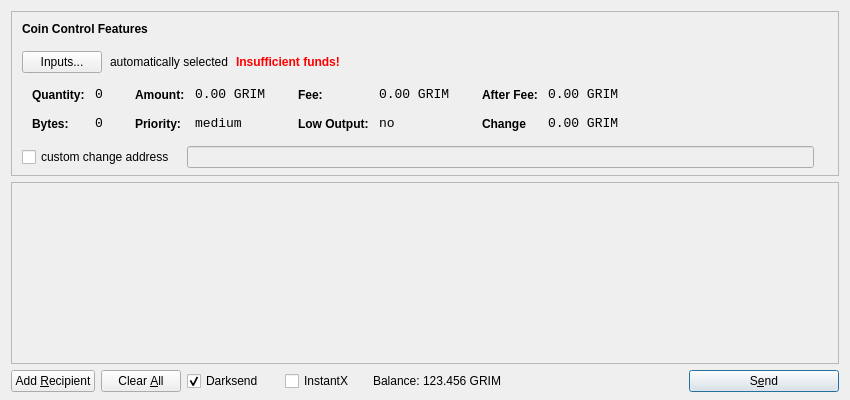
<?xml version="1.0" encoding="UTF-8"?>
<ui version="4.0">
 <class>SendCoinsDialog</class>
 <widget class="QDialog" name="SendCoinsDialog">
  <property name="geometry">
   <rect>
    <x>0</x>
    <y>0</y>
    <width>850</width>
    <height>400</height>
   </rect>
  </property>
  <property name="windowTitle">
   <string>Send Coins</string>
  </property>
  <layout class="QVBoxLayout" name="verticalLayout" stretch="0,1,0">
   <property name="bottomMargin">
    <number>8</number>
   </property>
   <item>
    <widget class="QFrame" name="frameCoinControl">
     <property name="sizePolicy">
      <sizepolicy hsizetype="Expanding" vsizetype="Expanding">
       <horstretch>0</horstretch>
       <verstretch>0</verstretch>
      </sizepolicy>
     </property>
     <property name="maximumSize">
      <size>
       <width>16777215</width>
       <height>16777215</height>
      </size>
     </property>
     <property name="frameShape">
      <enum>QFrame::StyledPanel</enum>
     </property>
     <property name="frameShadow">
      <enum>QFrame::Sunken</enum>
     </property>
     <layout class="QVBoxLayout" name="verticalLayoutCoinControl2">
      <property name="spacing">
       <number>-1</number>
      </property>
      <property name="leftMargin">
       <number>0</number>
      </property>
      <property name="topMargin">
       <number>0</number>
      </property>
      <property name="rightMargin">
       <number>0</number>
      </property>
      <property name="bottomMargin">
       <number>6</number>
      </property>
      <item>
       <layout class="QVBoxLayout" name="verticalLayoutCoinControl" stretch="0,0,0,0,1">
        <property name="spacing">
         <number>0</number>
        </property>
        <property name="leftMargin">
         <number>10</number>
        </property>
        <property name="topMargin">
         <number>10</number>
        </property>
        <item>
         <layout class="QHBoxLayout" name="horizontalLayoutCoinControl1">
          <property name="bottomMargin">
           <number>15</number>
          </property>
          <item>
           <widget class="QLabel" name="labelCoinControlFeatures">
            <property name="sizePolicy">
             <sizepolicy hsizetype="Preferred" vsizetype="Maximum">
              <horstretch>0</horstretch>
              <verstretch>0</verstretch>
             </sizepolicy>
            </property>
            <property name="font">
             <font>
              <weight>75</weight>
              <bold>true</bold>
             </font>
            </property>
            <property name="styleSheet">
             <string notr="true">font-weight:bold;</string>
            </property>
            <property name="text">
             <string>Coin Control Features</string>
            </property>
           </widget>
          </item>
         </layout>
        </item>
        <item>
         <layout class="QHBoxLayout" name="horizontalLayoutCoinControl2" stretch="0,0,0,0">
          <property name="spacing">
           <number>8</number>
          </property>
          <property name="bottomMargin">
           <number>10</number>
          </property>
          <item>
           <widget class="QPushButton" name="pushButtonCoinControl">
            <property name="styleSheet">
             <string notr="true"/>
            </property>
            <property name="text">
             <string>Inputs...</string>
            </property>
           </widget>
          </item>
          <item>
           <widget class="QLabel" name="labelCoinControlAutomaticallySelected">
            <property name="text">
             <string>automatically selected</string>
            </property>
            <property name="margin">
             <number>5</number>
            </property>
           </widget>
          </item>
          <item>
           <widget class="QLabel" name="labelCoinControlInsuffFunds">
            <property name="font">
             <font>
              <weight>75</weight>
              <bold>true</bold>
             </font>
            </property>
            <property name="styleSheet">
             <string notr="true">color:red;font-weight:bold;</string>
            </property>
            <property name="text">
             <string>Insufficient funds!</string>
            </property>
            <property name="margin">
             <number>5</number>
            </property>
           </widget>
          </item>
          <item>
           <spacer name="horizontalSpacerCoinControl">
            <property name="orientation">
             <enum>Qt::Horizontal</enum>
            </property>
            <property name="sizeHint" stdset="0">
             <size>
              <width>40</width>
              <height>1</height>
             </size>
            </property>
           </spacer>
          </item>
         </layout>
        </item>
        <item>
         <widget class="QWidget" name="widgetCoinControl" native="true">
          <property name="sizePolicy">
           <sizepolicy hsizetype="Preferred" vsizetype="Preferred">
            <horstretch>0</horstretch>
            <verstretch>0</verstretch>
           </sizepolicy>
          </property>
          <property name="minimumSize">
           <size>
            <width>0</width>
            <height>0</height>
           </size>
          </property>
          <property name="styleSheet">
           <string notr="true"/>
          </property>
          <layout class="QHBoxLayout" name="horizontalLayoutCoinControl5">
           <property name="margin">
            <number>0</number>
           </property>
           <item>
            <layout class="QHBoxLayout" name="horizontalLayoutCoinControl3" stretch="0,0,0,1">
             <property name="spacing">
              <number>20</number>
             </property>
             <property name="topMargin">
              <number>0</number>
             </property>
             <property name="bottomMargin">
              <number>10</number>
             </property>
             <item>
              <layout class="QFormLayout" name="formLayoutCoinControl1">
               <property name="horizontalSpacing">
                <number>10</number>
               </property>
               <property name="verticalSpacing">
                <number>14</number>
               </property>
               <property name="leftMargin">
                <number>10</number>
               </property>
               <property name="topMargin">
                <number>4</number>
               </property>
               <property name="rightMargin">
                <number>6</number>
               </property>
               <item row="0" column="0">
                <widget class="QLabel" name="labelCoinControlQuantityText">
                 <property name="styleSheet">
                  <string notr="true">font-weight:bold;</string>
                 </property>
                 <property name="text">
                  <string>Quantity:</string>
                 </property>
                 <property name="margin">
                  <number>0</number>
                 </property>
                </widget>
               </item>
               <item row="0" column="1">
                <widget class="QLabel" name="labelCoinControlQuantity">
                 <property name="font">
                  <font>
                   <family>Monospace</family>
                   <pointsize>10</pointsize>
                  </font>
                 </property>
                 <property name="cursor">
                  <cursorShape>IBeamCursor</cursorShape>
                 </property>
                 <property name="contextMenuPolicy">
                  <enum>Qt::ActionsContextMenu</enum>
                 </property>
                 <property name="text">
                  <string>0</string>
                 </property>
                 <property name="margin">
                  <number>0</number>
                 </property>
                 <property name="textInteractionFlags">
                  <set>Qt::LinksAccessibleByMouse|Qt::TextSelectableByKeyboard|Qt::TextSelectableByMouse</set>
                 </property>
                </widget>
               </item>
               <item row="1" column="0">
                <widget class="QLabel" name="labelCoinControlBytesText">
                 <property name="styleSheet">
                  <string notr="true">font-weight:bold;</string>
                 </property>
                 <property name="text">
                  <string>Bytes:</string>
                 </property>
                </widget>
               </item>
               <item row="1" column="1">
                <widget class="QLabel" name="labelCoinControlBytes">
                 <property name="font">
                  <font>
                   <family>Monospace</family>
                   <pointsize>10</pointsize>
                  </font>
                 </property>
                 <property name="cursor">
                  <cursorShape>IBeamCursor</cursorShape>
                 </property>
                 <property name="contextMenuPolicy">
                  <enum>Qt::ActionsContextMenu</enum>
                 </property>
                 <property name="text">
                  <string>0</string>
                 </property>
                 <property name="textInteractionFlags">
                  <set>Qt::LinksAccessibleByMouse|Qt::TextSelectableByKeyboard|Qt::TextSelectableByMouse</set>
                 </property>
                </widget>
               </item>
              </layout>
             </item>
             <item>
              <layout class="QFormLayout" name="formLayoutCoinControl2">
               <property name="horizontalSpacing">
                <number>10</number>
               </property>
               <property name="verticalSpacing">
                <number>14</number>
               </property>
               <property name="leftMargin">
                <number>6</number>
               </property>
               <property name="topMargin">
                <number>4</number>
               </property>
               <property name="rightMargin">
                <number>6</number>
               </property>
               <item row="0" column="0">
                <widget class="QLabel" name="labelCoinControlAmountText">
                 <property name="styleSheet">
                  <string notr="true">font-weight:bold;</string>
                 </property>
                 <property name="text">
                  <string>Amount:</string>
                 </property>
                 <property name="margin">
                  <number>0</number>
                 </property>
                </widget>
               </item>
               <item row="0" column="1">
                <widget class="QLabel" name="labelCoinControlAmount">
                 <property name="font">
                  <font>
                   <family>Monospace</family>
                   <pointsize>10</pointsize>
                  </font>
                 </property>
                 <property name="cursor">
                  <cursorShape>IBeamCursor</cursorShape>
                 </property>
                 <property name="contextMenuPolicy">
                  <enum>Qt::ActionsContextMenu</enum>
                 </property>
                 <property name="text">
                  <string>0.00 GRIM</string>
                 </property>
                 <property name="textInteractionFlags">
                  <set>Qt::LinksAccessibleByMouse|Qt::TextSelectableByKeyboard|Qt::TextSelectableByMouse</set>
                 </property>
                </widget>
               </item>
               <item row="1" column="0">
                <widget class="QLabel" name="labelCoinControlPriorityText">
                 <property name="styleSheet">
                  <string notr="true">font-weight:bold;</string>
                 </property>
                 <property name="text">
                  <string>Priority:</string>
                 </property>
                </widget>
               </item>
               <item row="1" column="1">
                <widget class="QLabel" name="labelCoinControlPriority">
                 <property name="font">
                  <font>
                   <family>Monospace</family>
                   <pointsize>10</pointsize>
                  </font>
                 </property>
                 <property name="cursor">
                  <cursorShape>IBeamCursor</cursorShape>
                 </property>
                 <property name="contextMenuPolicy">
                  <enum>Qt::ActionsContextMenu</enum>
                 </property>
                 <property name="text">
                  <string>medium</string>
                 </property>
                 <property name="textInteractionFlags">
                  <set>Qt::LinksAccessibleByMouse|Qt::TextSelectableByKeyboard|Qt::TextSelectableByMouse</set>
                 </property>
                </widget>
               </item>
              </layout>
             </item>
             <item>
              <layout class="QFormLayout" name="formLayoutCoinControl3">
               <property name="horizontalSpacing">
                <number>10</number>
               </property>
               <property name="verticalSpacing">
                <number>14</number>
               </property>
               <property name="leftMargin">
                <number>6</number>
               </property>
               <property name="topMargin">
                <number>4</number>
               </property>
               <property name="rightMargin">
                <number>6</number>
               </property>
               <item row="0" column="0">
                <widget class="QLabel" name="labelCoinControlFeeText">
                 <property name="styleSheet">
                  <string notr="true">font-weight:bold;</string>
                 </property>
                 <property name="text">
                  <string>Fee:</string>
                 </property>
                 <property name="margin">
                  <number>0</number>
                 </property>
                </widget>
               </item>
               <item row="0" column="1">
                <widget class="QLabel" name="labelCoinControlFee">
                 <property name="font">
                  <font>
                   <family>Monospace</family>
                   <pointsize>10</pointsize>
                  </font>
                 </property>
                 <property name="cursor">
                  <cursorShape>IBeamCursor</cursorShape>
                 </property>
                 <property name="contextMenuPolicy">
                  <enum>Qt::ActionsContextMenu</enum>
                 </property>
                 <property name="text">
                  <string>0.00 GRIM</string>
                 </property>
                 <property name="textInteractionFlags">
                  <set>Qt::LinksAccessibleByMouse|Qt::TextSelectableByKeyboard|Qt::TextSelectableByMouse</set>
                 </property>
                </widget>
               </item>
               <item row="1" column="0">
                <widget class="QLabel" name="labelCoinControlLowOutputText">
                 <property name="styleSheet">
                  <string notr="true">font-weight:bold;</string>
                 </property>
                 <property name="text">
                  <string>Low Output:</string>
                 </property>
                </widget>
               </item>
               <item row="1" column="1">
                <widget class="QLabel" name="labelCoinControlLowOutput">
                 <property name="font">
                  <font>
                   <family>Monospace</family>
                   <pointsize>10</pointsize>
                  </font>
                 </property>
                 <property name="cursor">
                  <cursorShape>IBeamCursor</cursorShape>
                 </property>
                 <property name="contextMenuPolicy">
                  <enum>Qt::ActionsContextMenu</enum>
                 </property>
                 <property name="text">
                  <string>no</string>
                 </property>
                 <property name="textInteractionFlags">
                  <set>Qt::LinksAccessibleByMouse|Qt::TextSelectableByKeyboard|Qt::TextSelectableByMouse</set>
                 </property>
                </widget>
               </item>
              </layout>
             </item>
             <item>
              <layout class="QFormLayout" name="formLayoutCoinControl4">
               <property name="horizontalSpacing">
                <number>10</number>
               </property>
               <property name="verticalSpacing">
                <number>14</number>
               </property>
               <property name="leftMargin">
                <number>6</number>
               </property>
               <property name="topMargin">
                <number>4</number>
               </property>
               <property name="rightMargin">
                <number>6</number>
               </property>
               <item row="0" column="0">
                <widget class="QLabel" name="labelCoinControlAfterFeeText">
                 <property name="styleSheet">
                  <string notr="true">font-weight:bold;</string>
                 </property>
                 <property name="text">
                  <string>After Fee:</string>
                 </property>
                 <property name="margin">
                  <number>0</number>
                 </property>
                </widget>
               </item>
               <item row="0" column="1">
                <widget class="QLabel" name="labelCoinControlAfterFee">
                 <property name="font">
                  <font>
                   <family>Monospace</family>
                   <pointsize>10</pointsize>
                  </font>
                 </property>
                 <property name="cursor">
                  <cursorShape>IBeamCursor</cursorShape>
                 </property>
                 <property name="contextMenuPolicy">
                  <enum>Qt::ActionsContextMenu</enum>
                 </property>
                 <property name="text">
                  <string>0.00 GRIM</string>
                 </property>
                 <property name="textInteractionFlags">
                  <set>Qt::LinksAccessibleByMouse|Qt::TextSelectableByKeyboard|Qt::TextSelectableByMouse</set>
                 </property>
                </widget>
               </item>
               <item row="1" column="0">
                <widget class="QLabel" name="labelCoinControlChangeText">
                 <property name="styleSheet">
                  <string notr="true">font-weight:bold;</string>
                 </property>
                 <property name="text">
                  <string>Change</string>
                 </property>
                </widget>
               </item>
               <item row="1" column="1">
                <widget class="QLabel" name="labelCoinControlChange">
                 <property name="font">
                  <font>
                   <family>Monospace</family>
                   <pointsize>10</pointsize>
                  </font>
                 </property>
                 <property name="cursor">
                  <cursorShape>IBeamCursor</cursorShape>
                 </property>
                 <property name="contextMenuPolicy">
                  <enum>Qt::ActionsContextMenu</enum>
                 </property>
                 <property name="text">
                  <string>0.00 GRIM</string>
                 </property>
                 <property name="textInteractionFlags">
                  <set>Qt::LinksAccessibleByMouse|Qt::TextSelectableByKeyboard|Qt::TextSelectableByMouse</set>
                 </property>
                </widget>
               </item>
              </layout>
             </item>
            </layout>
           </item>
          </layout>
         </widget>
        </item>
        <item>
         <layout class="QHBoxLayout" name="horizontalLayoutCoinControl4" stretch="0,0,0">
          <property name="spacing">
           <number>12</number>
          </property>
          <property name="sizeConstraint">
           <enum>QLayout::SetDefaultConstraint</enum>
          </property>
          <property name="topMargin">
           <number>5</number>
          </property>
          <property name="rightMargin">
           <number>5</number>
          </property>
          <item>
           <widget class="QCheckBox" name="checkBoxCoinControlChange">
            <property name="text">
             <string>custom change address</string>
            </property>
           </widget>
          </item>
          <item>
           <widget class="QLineEdit" name="lineEditCoinControlChange">
            <property name="enabled">
             <bool>false</bool>
            </property>
            <property name="sizePolicy">
             <sizepolicy hsizetype="Expanding" vsizetype="Fixed">
              <horstretch>0</horstretch>
              <verstretch>0</verstretch>
             </sizepolicy>
            </property>
           </widget>
          </item>
          <item>
           <widget class="QLabel" name="labelCoinControlChangeLabel">
            <property name="sizePolicy">
             <sizepolicy hsizetype="Preferred" vsizetype="Expanding">
              <horstretch>0</horstretch>
              <verstretch>0</verstretch>
             </sizepolicy>
            </property>
            <property name="minimumSize">
             <size>
              <width>0</width>
              <height>0</height>
             </size>
            </property>
            <property name="text">
             <string/>
            </property>
            <property name="margin">
             <number>3</number>
            </property>
           </widget>
          </item>
         </layout>
        </item>
        <item>
         <spacer name="verticalSpacerCoinControl">
          <property name="orientation">
           <enum>Qt::Vertical</enum>
          </property>
          <property name="sizeHint" stdset="0">
           <size>
            <width>800</width>
            <height>1</height>
           </size>
          </property>
         </spacer>
        </item>
       </layout>
      </item>
     </layout>
    </widget>
   </item>
   <item>
    <widget class="QScrollArea" name="scrollArea">
     <property name="widgetResizable">
      <bool>true</bool>
     </property>
     <widget class="QWidget" name="scrollAreaWidgetContents">
      <property name="geometry">
       <rect>
        <x>0</x>
        <y>0</y>
        <width>830</width>
        <height>165</height>
       </rect>
      </property>
      <layout class="QVBoxLayout" name="verticalLayout_2">
       <property name="margin">
        <number>0</number>
       </property>
       <item>
        <layout class="QVBoxLayout" name="entries">
         <property name="spacing">
          <number>6</number>
         </property>
        </layout>
       </item>
       <item>
        <spacer name="verticalSpacer">
         <property name="orientation">
          <enum>Qt::Vertical</enum>
         </property>
         <property name="sizeHint" stdset="0">
          <size>
           <width>20</width>
           <height>40</height>
          </size>
         </property>
        </spacer>
       </item>
      </layout>
     </widget>
    </widget>
   </item>
   <item>
    <layout class="QHBoxLayout" name="horizontalLayout">
     <item>
      <widget class="QPushButton" name="addButton">
       <property name="toolTip">
        <string>Send to multiple recipients at once</string>
       </property>
       <property name="text">
        <string>Add &amp;Recipient</string>
       </property>
       <property name="autoDefault">
        <bool>false</bool>
       </property>
      </widget>
     </item>
     <item>
      <widget class="QPushButton" name="clearButton">
       <property name="sizePolicy">
        <sizepolicy hsizetype="Minimum" vsizetype="Fixed">
         <horstretch>0</horstretch>
         <verstretch>0</verstretch>
        </sizepolicy>
       </property>
       <property name="toolTip">
        <string>Remove all transaction fields</string>
       </property>
       <property name="text">
        <string>Clear &amp;All</string>
       </property>
       <property name="autoRepeatDelay">
        <number>300</number>
       </property>
       <property name="autoDefault">
        <bool>false</bool>
       </property>
      </widget>
     </item>
     <item>
      <layout class="QHBoxLayout" name="horizontalLayout_2">
       <property name="spacing">
        <number>3</number>
       </property>
        <item>
        <widget class="QCheckBox" name="checkUseDarksend">
         <property name="minimumSize">
          <size>
           <width>95</width>
           <height>0</height>
          </size>
         </property>
         <property name="text">
          <string>Darksend</string>
         </property>
         <property name="checked">
          <bool>true</bool>
         </property>
        </widget>
       </item>
       <item>
        <widget class="QCheckBox" name="checkInstantX">
         <property name="enabled">
          <bool>true</bool>
         </property>
         <property name="minimumSize">
          <size>
           <width>85</width>
           <height>0</height>
          </size>
         </property>
         <property name="text">
          <string>InstantX</string>
         </property>
        </widget>
       </item>
       <item>
        <widget class="QLabel" name="label">
         <property name="sizePolicy">
          <sizepolicy hsizetype="Preferred" vsizetype="Fixed">
           <horstretch>0</horstretch>
           <verstretch>0</verstretch>
          </sizepolicy>
         </property>
         <property name="text">
          <string>Balance:</string>
         </property>
        </widget>
       </item>
       <item>
        <widget class="QLabel" name="labelBalance">
         <property name="sizePolicy">
          <sizepolicy hsizetype="Preferred" vsizetype="Fixed">
           <horstretch>0</horstretch>
           <verstretch>0</verstretch>
          </sizepolicy>
         </property>
         <property name="cursor">
          <cursorShape>IBeamCursor</cursorShape>
         </property>
         <property name="text">
          <string>123.456 GRIM</string>
         </property>
         <property name="textInteractionFlags">
          <set>Qt::LinksAccessibleByMouse|Qt::TextSelectableByKeyboard|Qt::TextSelectableByMouse</set>
         </property>
        </widget>
       </item>
      </layout>
     </item>
     <item>
      <spacer name="horizontalSpacer">
       <property name="orientation">
        <enum>Qt::Horizontal</enum>
       </property>
       <property name="sizeHint" stdset="0">
        <size>
         <width>40</width>
         <height>20</height>
        </size>
       </property>
      </spacer>
     </item>
     <item>
      <widget class="QPushButton" name="sendButton">
       <property name="minimumSize">
        <size>
         <width>150</width>
         <height>0</height>
        </size>
       </property>
       <property name="toolTip">
        <string>Confirm the send action</string>
       </property>
       <property name="text">
        <string>S&amp;end</string>
       </property>
       <property name="icon">
        <iconset resource="../bitcoin.qrc">
         <normaloff>:/icons/send</normaloff>:/icons/send</iconset>
       </property>
       <property name="default">
        <bool>true</bool>
       </property>
      </widget>
     </item>
    </layout>
   </item>
  </layout>
 </widget>
 <resources>
  <include location="../bitcoin.qrc"/>
 </resources>
 <connections/>
</ui>
